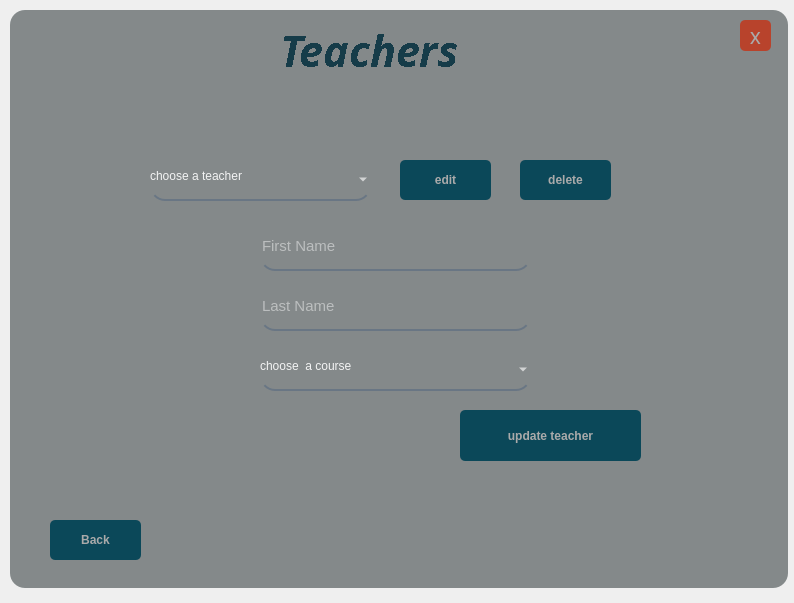
<?xml version="1.0" encoding="UTF-8"?>
<ui version="4.0">
 <class>MainWindow</class>
 <widget class="QMainWindow" name="MainWindow">
  <property name="geometry">
   <rect>
    <x>0</x>
    <y>0</y>
    <width>794</width>
    <height>603</height>
   </rect>
  </property>
  <property name="windowTitle">
   <string>MainWindow</string>
  </property>
  <widget class="QWidget" name="centralwidget">
   <widget class="QFrame" name="frame">
    <property name="geometry">
     <rect>
      <x>10</x>
      <y>10</y>
      <width>778</width>
      <height>578</height>
     </rect>
    </property>
    <property name="styleSheet">
     <string notr="true">background-color: rgb(164, 171, 172);
border-radius:15px;</string>
    </property>
    <property name="frameShape">
     <enum>QFrame::StyledPanel</enum>
    </property>
    <property name="frameShadow">
     <enum>QFrame::Raised</enum>
    </property>
    <widget class="QLabel" name="DarkShade">
     <property name="enabled">
      <bool>true</bool>
     </property>
     <property name="geometry">
      <rect>
       <x>0</x>
       <y>0</y>
       <width>778</width>
       <height>578</height>
      </rect>
     </property>
     <property name="styleSheet">
      <string notr="true">background-color:rgba(0,0,0,50);
border-radius:15px;
</string>
     </property>
     <property name="text">
      <string/>
     </property>
    </widget>
    <widget class="QPushButton" name="exit_button">
     <property name="geometry">
      <rect>
       <x>730</x>
       <y>10</y>
       <width>31</width>
       <height>31</height>
      </rect>
     </property>
     <property name="font">
      <font>
       <family>Stencil</family>
       <pointsize>16</pointsize>
      </font>
     </property>
     <property name="styleSheet">
      <string notr="true">QPushButton#exit_button{
	background-color:rgb(184, 67, 44);
	border-radius:5px;
color:rgb(170, 170, 170);
}
QPushButton#exit_button:hover{	
	background-color: qlineargradient(spread:pad, x1:0.99, y1:1, x2:0, y2:0, stop:0.119403 rgba(136, 48, 33, 255), stop:0.791045 rgba(37, 44, 38, 255));
	border-radius:5px;
color:rgb(170, 170, 170);
}
QPushButton#exit_button:pressed{
	padding-left:5px;
padding-top:5px;
	background-color: qlineargradient(spread:pad, x1:0.99, y1:1, x2:0, y2:0, stop:0.119403 rgba(4, 29, 36, 255), stop:0.791045 rgba(37, 44, 38, 255));
	border-radius:5px;
color:rgb(170, 170, 170);
}


</string>
     </property>
     <property name="text">
      <string>x</string>
     </property>
    </widget>
    <widget class="QLabel" name="Program_name">
     <property name="geometry">
      <rect>
       <x>270</x>
       <y>-20</y>
       <width>291</width>
       <height>121</height>
      </rect>
     </property>
     <property name="font">
      <font>
       <family>Cascadia Code ExtraLight</family>
       <pointsize>32</pointsize>
       <weight>75</weight>
       <italic>true</italic>
       <bold>true</bold>
       <underline>false</underline>
       <strikeout>false</strikeout>
       <stylestrategy>NoAntialias</stylestrategy>
       <kerning>true</kerning>
      </font>
     </property>
     <property name="styleSheet">
      <string notr="true">color:rgb(22, 60, 73);
background:none;</string>
     </property>
     <property name="text">
      <string>Teachers</string>
     </property>
    </widget>
    <widget class="QPushButton" name="BackButton">
     <property name="geometry">
      <rect>
       <x>40</x>
       <y>510</y>
       <width>91</width>
       <height>40</height>
      </rect>
     </property>
     <property name="maximumSize">
      <size>
       <width>100</width>
       <height>40</height>
      </size>
     </property>
     <property name="font">
      <font>
       <pointsize>9</pointsize>
       <weight>75</weight>
       <bold>true</bold>
      </font>
     </property>
     <property name="styleSheet">
      <string notr="true">QPushButton#BackButton{
	
	
	background-color: rgb(11, 72, 89);
	border-radius:5px;
color:rgb(170, 170, 170);
}
QPushButton#BackButton:hover{	
	background-color: qlineargradient(spread:pad, x1:0.99, y1:1, x2:0, y2:0, stop:0.119403 rgba(19, 122, 150, 255), stop:0.791045 rgba(37, 44, 38, 255));
	border-radius:5px;
color:rgb(170, 170, 170);
}
QPushButton#BackButton:pressed{
	padding-left:5px;
padding-top:5px;
	background-color: qlineargradient(spread:pad, x1:0.99, y1:1, x2:0, y2:0, stop:0.119403 rgba(4, 29, 36, 255), stop:0.791045 rgba(37, 44, 38, 255));
	border-radius:5px;
color:rgb(170, 170, 170);
}

</string>
     </property>
     <property name="text">
      <string>Back</string>
     </property>
    </widget>
    <widget class="QPushButton" name="edit_Button">
     <property name="geometry">
      <rect>
       <x>390</x>
       <y>150</y>
       <width>91</width>
       <height>40</height>
      </rect>
     </property>
     <property name="maximumSize">
      <size>
       <width>100</width>
       <height>40</height>
      </size>
     </property>
     <property name="font">
      <font>
       <pointsize>9</pointsize>
       <weight>75</weight>
       <bold>true</bold>
      </font>
     </property>
     <property name="styleSheet">
      <string notr="true">QPushButton#edit_Button{
	
	
	background-color: rgb(11, 72, 89);
	border-radius:5px;
color:rgb(170, 170, 170);
}
QPushButton#edit_Button:hover{	
	background-color: qlineargradient(spread:pad, x1:0.99, y1:1, x2:0, y2:0, stop:0.119403 rgba(19, 122, 150, 255), stop:0.791045 rgba(37, 44, 38, 255));
	border-radius:5px;
color:rgb(170, 170, 170);
}
QPushButton#edit_Button:pressed{
	padding-left:5px;
padding-top:5px;
	background-color: qlineargradient(spread:pad, x1:0.99, y1:1, x2:0, y2:0, stop:0.119403 rgba(4, 29, 36, 255), stop:0.791045 rgba(37, 44, 38, 255));
	border-radius:5px;
color:rgb(170, 170, 170);
}

</string>
     </property>
     <property name="text">
      <string>edit</string>
     </property>
    </widget>
    <widget class="QPushButton" name="delete_Button">
     <property name="geometry">
      <rect>
       <x>510</x>
       <y>150</y>
       <width>91</width>
       <height>40</height>
      </rect>
     </property>
     <property name="maximumSize">
      <size>
       <width>100</width>
       <height>40</height>
      </size>
     </property>
     <property name="font">
      <font>
       <pointsize>9</pointsize>
       <weight>75</weight>
       <bold>true</bold>
      </font>
     </property>
     <property name="styleSheet">
      <string notr="true">QPushButton#delete_Button{
	
	
	background-color: rgb(11, 72, 89);
	border-radius:5px;
color:rgb(170, 170, 170);
}
QPushButton#delete_Button:hover{	
	background-color: qlineargradient(spread:pad, x1:0.99, y1:1, x2:0, y2:0, stop:0.119403 rgba(19, 122, 150, 255), stop:0.791045 rgba(37, 44, 38, 255));
	border-radius:5px;
color:rgb(170, 170, 170);
}
QPushButton#delete_Button:pressed{
	padding-left:5px;
padding-top:5px;
	background-color: qlineargradient(spread:pad, x1:0.99, y1:1, x2:0, y2:0, stop:0.119403 rgba(4, 29, 36, 255), stop:0.791045 rgba(37, 44, 38, 255));
	border-radius:5px;
color:rgb(170, 170, 170);
}

</string>
     </property>
     <property name="text">
      <string>delete</string>
     </property>
    </widget>
    <widget class="QLineEdit" name="fser_Name">
     <property name="geometry">
      <rect>
       <x>250</x>
       <y>220</y>
       <width>271</width>
       <height>41</height>
      </rect>
     </property>
     <property name="font">
      <font>
       <pointsize>11</pointsize>
      </font>
     </property>
     <property name="styleSheet">
      <string notr="true">background-color: rgba(0, 0, 0,0);
border:none;
border-bottom:2px solid rgba(105,118,132,255);
color:rgba(255, 255, 255,230);
padding-bottom:7px;</string>
     </property>
     <property name="placeholderText">
      <string>First Name</string>
     </property>
    </widget>
    <widget class="QLineEdit" name="last_Name">
     <property name="geometry">
      <rect>
       <x>250</x>
       <y>280</y>
       <width>271</width>
       <height>41</height>
      </rect>
     </property>
     <property name="font">
      <font>
       <pointsize>11</pointsize>
      </font>
     </property>
     <property name="styleSheet">
      <string notr="true">background-color: rgba(0, 0, 0,0);
border:none;
border-bottom:2px solid rgba(105,118,132,255);
color:rgba(255, 255, 255,230);
padding-bottom:7px;</string>
     </property>
     <property name="placeholderText">
      <string>Last Name</string>
     </property>
    </widget>
    <widget class="QComboBox" name="course_Id_Box">
     <property name="geometry">
      <rect>
       <x>250</x>
       <y>340</y>
       <width>271</width>
       <height>41</height>
      </rect>
     </property>
     <property name="styleSheet">
      <string notr="true">background-color: rgba(0, 0, 0,0);
border:none;
border-bottom:2px solid rgba(105,118,132,255);
color:rgba(255, 255, 255,230);
padding-bottom:7px;</string>
     </property>
     <property name="placeholderText">
      <string/>
     </property>
     <item>
      <property name="text">
       <string>choose  a course</string>
      </property>
     </item>
    </widget>
    <widget class="QPushButton" name="update_Button">
     <property name="geometry">
      <rect>
       <x>450</x>
       <y>400</y>
       <width>181</width>
       <height>51</height>
      </rect>
     </property>
     <property name="font">
      <font>
       <pointsize>9</pointsize>
       <weight>75</weight>
       <bold>true</bold>
      </font>
     </property>
     <property name="styleSheet">
      <string notr="true">QPushButton#update_Button{
	
	
	background-color: rgb(11, 72, 89);
	border-radius:5px;
color:rgb(170, 170, 170);
}
QPushButton#update_Button:hover{	
	background-color: qlineargradient(spread:pad, x1:0.99, y1:1, x2:0, y2:0, stop:0.119403 rgba(19, 122, 150, 255), stop:0.791045 rgba(37, 44, 38, 255));
	border-radius:5px;
color:rgb(170, 170, 170);
}
QPushButton#update_Button:pressed{
	padding-left:5px;
padding-top:5px;
	background-color: qlineargradient(spread:pad, x1:0.99, y1:1, x2:0, y2:0, stop:0.119403 rgba(4, 29, 36, 255), stop:0.791045 rgba(37, 44, 38, 255));
	border-radius:5px;
color:rgb(170, 170, 170);
}

</string>
     </property>
     <property name="text">
      <string>update teacher</string>
     </property>
    </widget>
    <widget class="QComboBox" name="teacher_Id_Box">
     <property name="geometry">
      <rect>
       <x>140</x>
       <y>150</y>
       <width>221</width>
       <height>41</height>
      </rect>
     </property>
     <property name="styleSheet">
      <string notr="true">background-color: rgba(0, 0, 0,0);
border:none;
border-bottom:2px solid rgba(105,118,132,255);
color:rgba(255, 255, 255,230);
padding-bottom:7px;</string>
     </property>
     <property name="placeholderText">
      <string/>
     </property>
     <item>
      <property name="text">
       <string>choose a teacher</string>
      </property>
     </item>
    </widget>
   </widget>
  </widget>
 </widget>
 <resources/>
 <connections/>
</ui>
